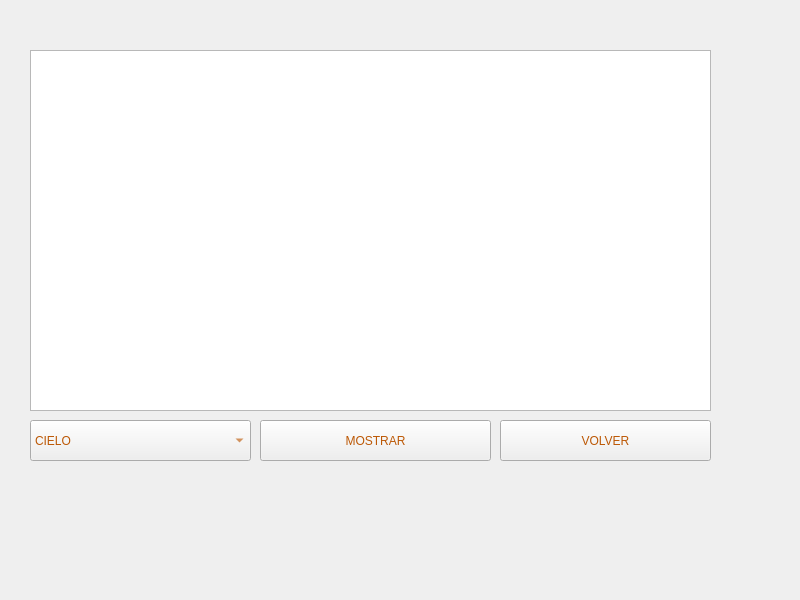
<?xml version="1.0" encoding="UTF-8"?>
<ui version="4.0">
 <class>Ventana_MostrarCI</class>
 <widget class="QMainWindow" name="Ventana_MostrarCI">
  <property name="geometry">
   <rect>
    <x>0</x>
    <y>0</y>
    <width>800</width>
    <height>600</height>
   </rect>
  </property>
  <property name="windowTitle">
   <string>MainWindow</string>
  </property>
  <widget class="QWidget" name="centralwidget">
   <widget class="QLabel" name="label">
    <property name="geometry">
     <rect>
      <x>0</x>
      <y>0</y>
      <width>751</width>
      <height>541</height>
     </rect>
    </property>
    <property name="text">
     <string/>
    </property>
    <property name="pixmap">
     <pixmap resource="Imagenes.qrc">:/Listas/fondo_CI.jpg</pixmap>
    </property>
    <property name="scaledContents">
     <bool>true</bool>
    </property>
   </widget>
   <widget class="QTextBrowser" name="textBrowser">
    <property name="geometry">
     <rect>
      <x>30</x>
      <y>50</y>
      <width>681</width>
      <height>361</height>
     </rect>
    </property>
   </widget>
   <widget class="QPushButton" name="pushButton">
    <property name="geometry">
     <rect>
      <x>260</x>
      <y>420</y>
      <width>231</width>
      <height>41</height>
     </rect>
    </property>
    <property name="styleSheet">
     <string notr="true">font: 75 italic 18pt &quot;Times New Roman&quot;;
color: rgb(188, 88, 5);</string>
    </property>
    <property name="text">
     <string>MOSTRAR</string>
    </property>
   </widget>
   <widget class="QPushButton" name="pushButton_2">
    <property name="geometry">
     <rect>
      <x>500</x>
      <y>420</y>
      <width>211</width>
      <height>41</height>
     </rect>
    </property>
    <property name="styleSheet">
     <string notr="true">font: 75 italic 18pt &quot;Times New Roman&quot;;
color: rgb(188, 88, 5);</string>
    </property>
    <property name="text">
     <string>VOLVER</string>
    </property>
   </widget>
   <widget class="QComboBox" name="comboBox">
    <property name="geometry">
     <rect>
      <x>30</x>
      <y>420</y>
      <width>221</width>
      <height>41</height>
     </rect>
    </property>
    <property name="styleSheet">
     <string notr="true">font: italic 14pt &quot;Times New Roman&quot;;
color: rgb(188, 88, 5);</string>
    </property>
    <item>
     <property name="text">
      <string>CIELO</string>
     </property>
    </item>
    <item>
     <property name="text">
      <string>INFIERNO</string>
     </property>
    </item>
   </widget>
  </widget>
 </widget>
 <resources>
  <include location="Imagenes.qrc"/>
 </resources>
 <connections/>
</ui>
